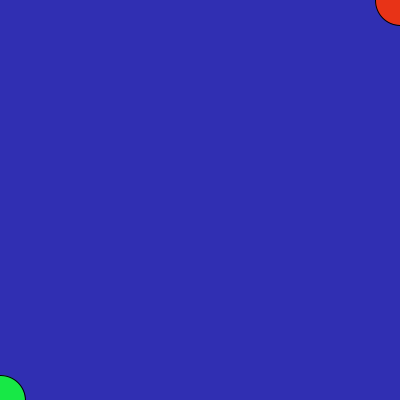
Frame 1 (no input)
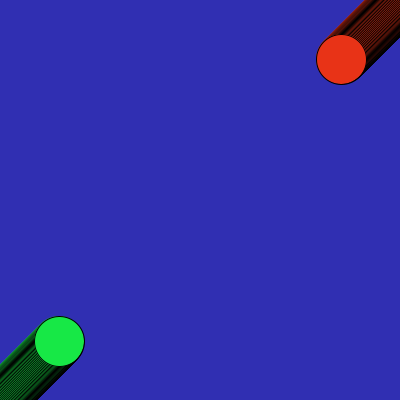
Frame 60 (the mouse pressed at the canvas centre just before this capture)
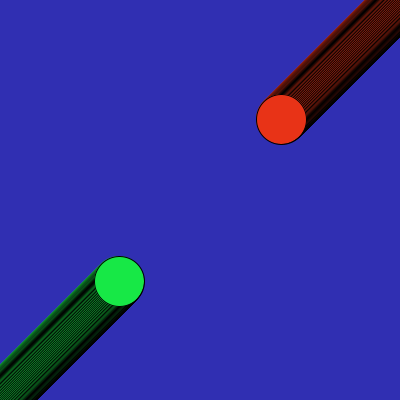
Frame 120 (the mouse held since frame 60 and released just before this capture)

The Processing sketch that drew these frames (run headless with seeded random() and noise(); from frame 60 on, the mouse is pressed at the canvas centre):

// Processing sketch: sketch_170929b
// ── sketch_170929b.pde
int x = 400;
int y = 0;
int x1 = 0;
int y1 = 400;

void setup() {
  size(400, 400);
  background(48, 47, 178);
}

void draw() {
 // background(48, 47, 178);
  fill(#E83317);
  ellipse(x, y, 50, 50);
  fill(#17E846);
  ellipse(x1, y1, 50,50);
  
  x = x-1;
  y = y+1;
  x1 = x1+1;
  y1 = y1-1;
  
  println("x ", x, "y ",y,"x1 ",x1,"y1 ",y1);
}
